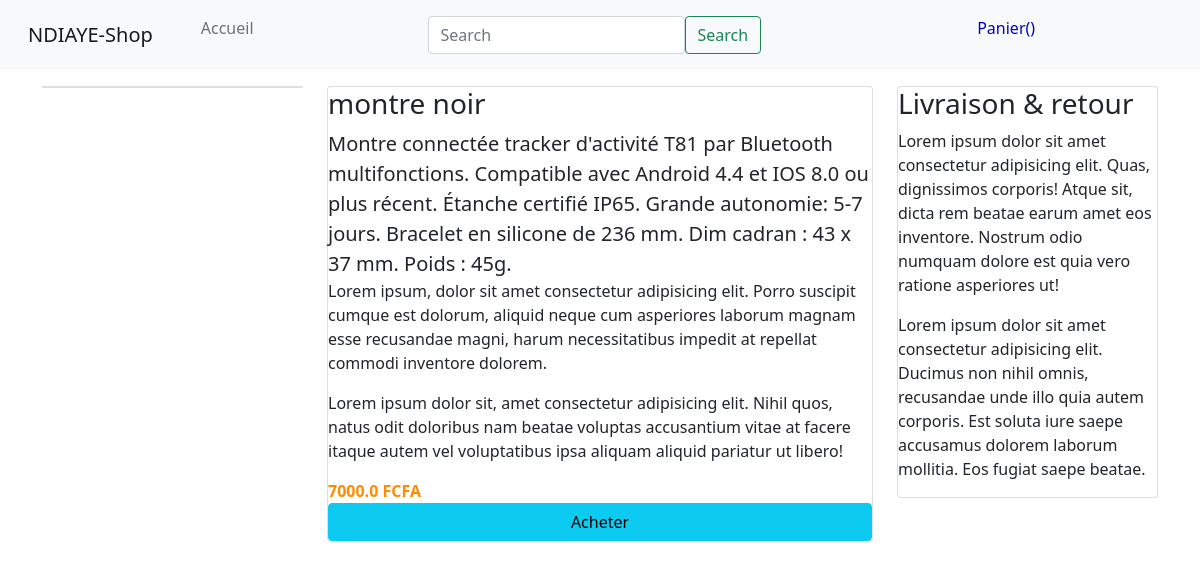
The app's page /show/2/ with its own data.
### shop/models.py (models this page shows, shortened)
class Produit(models.Model):
	titre = models.CharField(max_length=200)
	price = models.FloatField()
	description = models.TextField()
	categorie = models.ForeignKey(Categorie,related_name='categorie',on_delete=models.CASCADE)
	image = models.CharField(max_length=500)
	date_ajout = models.DateTimeField(auto_now_add=True)
	class Meta:
		ordering = ['-date_ajout']

### shop/views.py (the view)
# urls.py: path('show/<int:id>/',views.detail_view,name='show'),
def detail_view(request,id):
	produit = Produit.objects.get(id=id)
	context = {'produit':produit}
	return render(request,'shop/show.html',context)

### templates/shop/show.html (shortened to what this page needs)
{% extends 'shop/base.html' %}
{% block content %}
<div class="container">
	<div class="row mt-3">
            <div class="col-lg-3">
                <div class="card">
                </div>
            </div>
            <div class="col-lg-6">
                <div class="card">
                    <div class="h3">{{ produit.titre }}</div>
                    <div class="lead">{{ produit.description }}</div>
                    <p>Lorem ipsum, dolor sit amet consectetur adipisicing elit. Porro suscipit cumque est dolorum, aliquid neque cum asperiores laborum magnam esse recusandae magni, harum necessitatibus impedit at repellat commodi inventore dolorem.</p>
                    <p>Lorem ipsum dolor sit, amet consectetur adipisicing elit. Nihil quos, natus odit doloribus nam beatae voluptas accusantium vitae at facere itaque autem vel voluptatibus ipsa aliquam aliquid pariatur ut libero!</p>
                    <div  style="color: darkorange;"><strong>{{ produit.price }} FCFA</strong></div>
                    <div style="float: right;" class="btn btn-info">Acheter</div>
                </div>
            </div>
            <div class="col-lg-3">
                <div class="card">
                    <h3>Livraison & retour</h3>
                    <p>Lorem ipsum dolor sit amet consectetur adipisicing elit. Quas, dignissimos corporis! Atque sit, dicta rem beatae earum amet eos inventore. Nostrum odio numquam dolore est quia vero ratione asperiores ut!</p>
                    <p>Lorem ipsum dolor sit amet consectetur adipisicing elit. Ducimus non nihil omnis, recusandae unde illo quia autem corporis. Est soluta iure saepe accusamus dolorem laborum mollitia. Eos fugiat saepe beatae.</p>
                </div>
            </div>
	</div>
</div>
{% endblock  %}

### records on screen
Produit: titre "montre noir", description "Montre connectée tracker d'activité T81 par Bluetooth multifonctions. Compatible avec Android 4.4 et IOS 8.0 ou plus récent. Étanche certifié IP65. Grande autonomie: 5-7 jours. Bracelet en silicone de 236 mm. Dim cadran : 43 x 37 mm. Poids : 45g.", price "7000.0"
